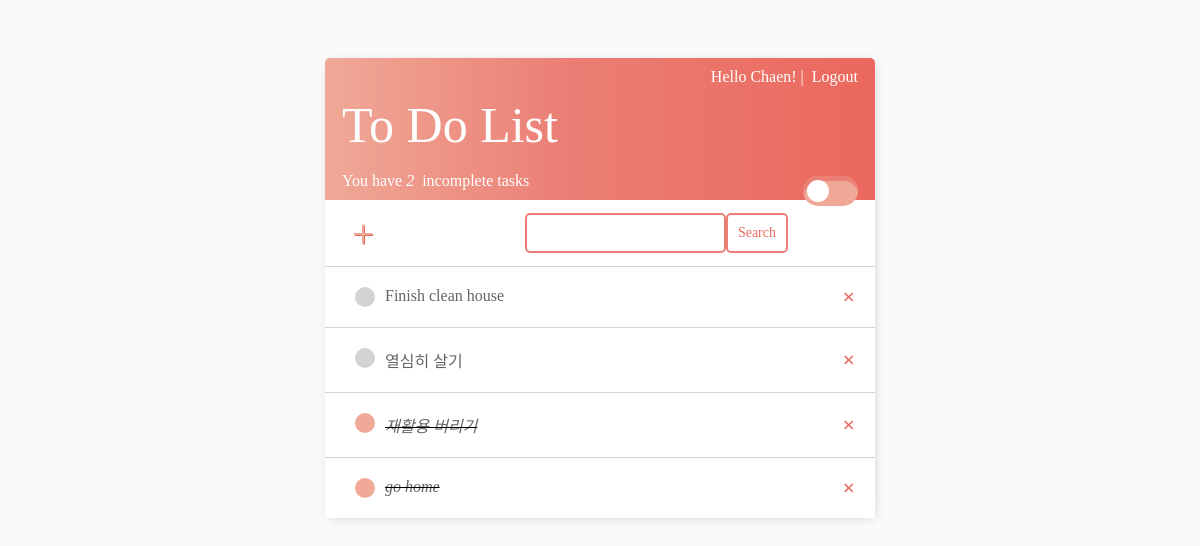
The app's page / (signed in), older data.
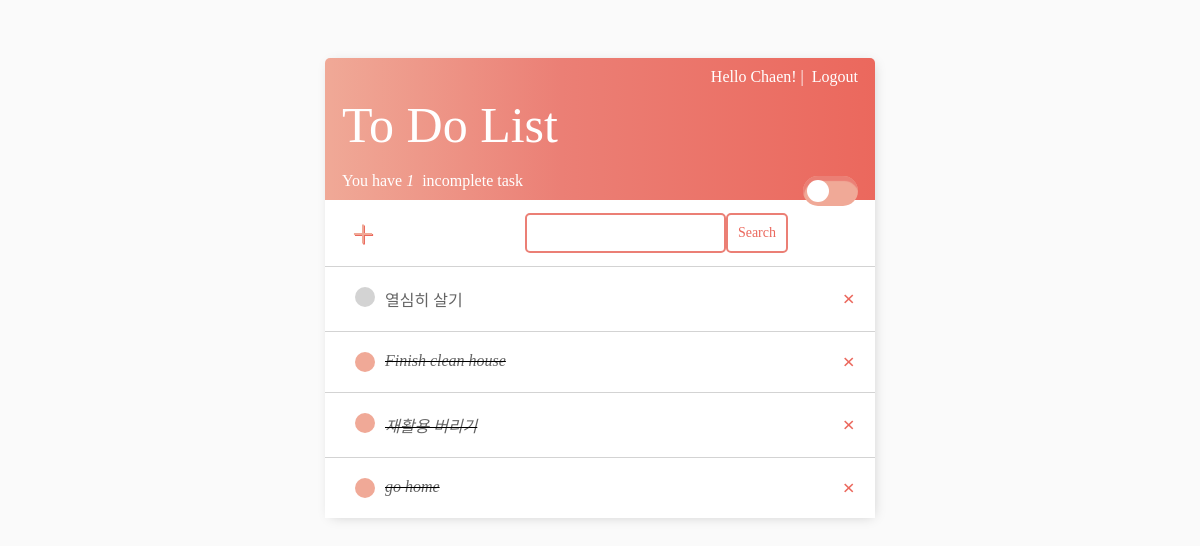
The same page, newer data.
### base/models.py (models this page shows)
class Task(models.Model):
    user = models.ForeignKey(User, on_delete=models.CASCADE, null=True, blank=True)
    title = models.CharField(max_length=200) #할일의 제목. 리스트에 보여지는 글자
    description = models.TextField(null=True, blank=True)
    complete = models.BooleanField(default=False) #할일 완료시 True
    create = models.DateTimeField(auto_now_add=True)
    def __str__(self):
        return self.title
    class Meta:
        ordering = ['complete']

### base/views.py (the view)
# urls.py: path('', TaskList.as_view(), name='tasks'),
class TaskList(LoginRequiredMixin, ListView):
    model = Task
    context_object_name = 'tasks'
    def get_context_data(self, **kwargs):
        context = super().get_context_data(**kwargs)
        context['tasks'] = context['tasks'].filter(user=self.request.user) #다른사람꺼 못보게
        context['count'] = context['tasks'].filter(complete=False).count() #complete되지않은 task개수 count해줌
        search_input = self.request.GET.get('search-area') or ''
        if search_input:
            context['tasks'] = context['tasks'].filter(
                title__icontains=search_input) #검색 설정. icontains(~포함)대신 startswith(~로 시작하는) 가능
        context['search_input'] = search_input
        return context

### base/templates/base/task_list.html (shortened to what this page needs)
{% extends 'base/main.html' %}
{% block content %}
<div class="header-bar">
    {% if request.user.is_authenticated %}
        <a style="float:right; margin-right:7px;" href="{% url 'logout' %}">&nbsp Logout</a>
        <a style="float:right;">Hello {{request.user|title}}!&nbsp|</a>
    {% else %}
        <a style="float:right; margin-right:7px;" href="{% url 'login' %}">Login</a>
    {% endif %}
    <div>
        <p style="margin: 5px;">&nbsp</p>
        <a style="margin-top: 50px; font-size: 50px; margin-left: 7px;" href="{% url 'tasks' %}">To Do List</a>
        <label class="switch-button" style="float:right; margin-right:7px; margin-top: 80px;">
            <input type="checkbox" onclick="toggleTheme()" /> <span class="toggle-switch"></span>
        </label>
        <p style="margin: 0px;">&nbsp</p>
        <a style="margin-top: 22px; margin-bottom: 0px; margin-left: 7px;">
            You have <i>{{ count }}</i>&nbsp incomplete task{{ count|pluralize:"s" }} </a>
    </div>
</div>
<div id="search-add-wrapper">
    <a style="margin-left: 7px;" id="add-link" href="{% url 'task-create'  %}">&#x2b;</a>
    <form method="GET" style="margin-top: 13px; margin-bottom: 13px; display: flex;">
        <input type='text' name='search-area' value="{{search_input}}">
        <input class= "button" type="submit" value='Search'>
    </form>
</div>
<div class="task-items-wrapper">
    {% for task in tasks %}
        <div class="task-wrapper">
            {% if task.complete %}
                <div class="task-title">
                    <a href="{% url 'uncross' task.id %}"><div class="task-complete-icon"></div></a>
                    <i><s><a href="{% url 'task-update' task.id %}">{{task}}</a></s></i>
                </div>
                <a class="delete-link" href="{% url 'task-delete' task.id %}">&#215;</a>
            {% else %}
                <div class="task-title">
                    <a href="{% url 'crossOff' task.id %}"><div class="task-incomplete-icon"></div></a>
                    <a href="{% url 'task-update' task.id %}">{{task}}</a>
                </div>
                <a class="delete-link" href="{% url 'task-delete' task.id %}">&#215;</a>
            {% endif %}
        </div>
    {% empty %}
        <h3>No items in list</h3>
    {% endfor %}
</div>
{% endblock content %}

Row changes from the older to the newer data that the page shows:
shown differently, row unchanged: Task "열심히 살기": moves up the list
changed Task "Finish clean house": complete False → True (drawn)
Text that changed along with them:
{{ count }}: "2" → "1"
